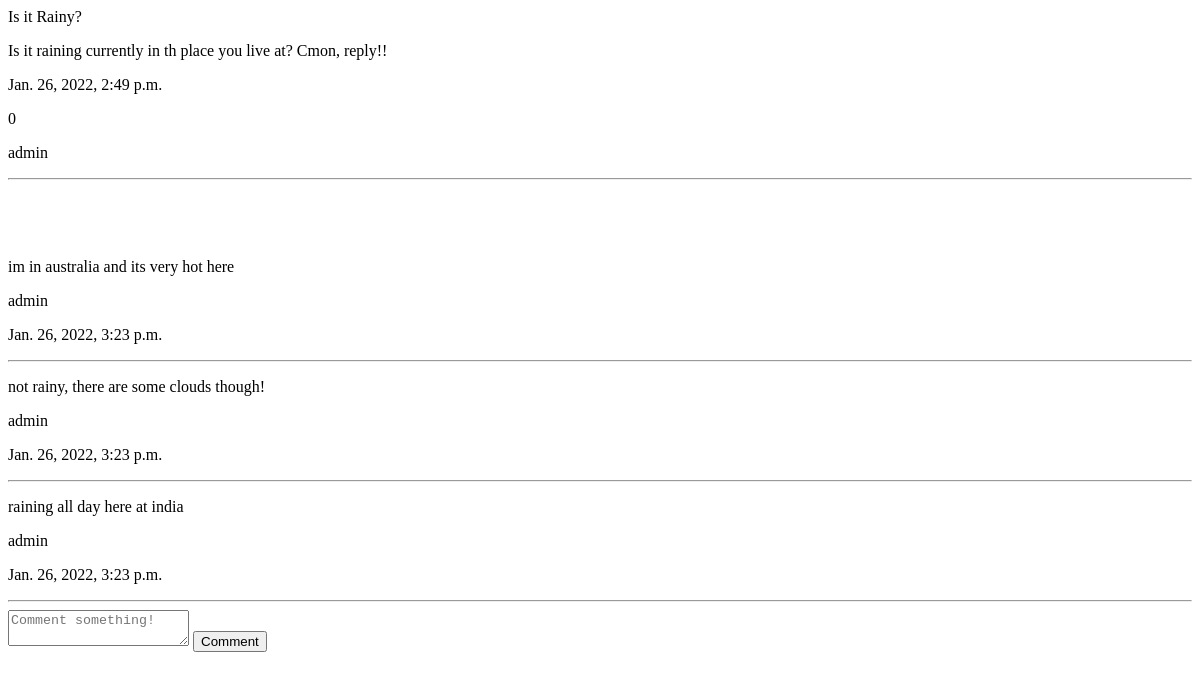
/reddit/post/9/, run on an earlier commit of the app's database.
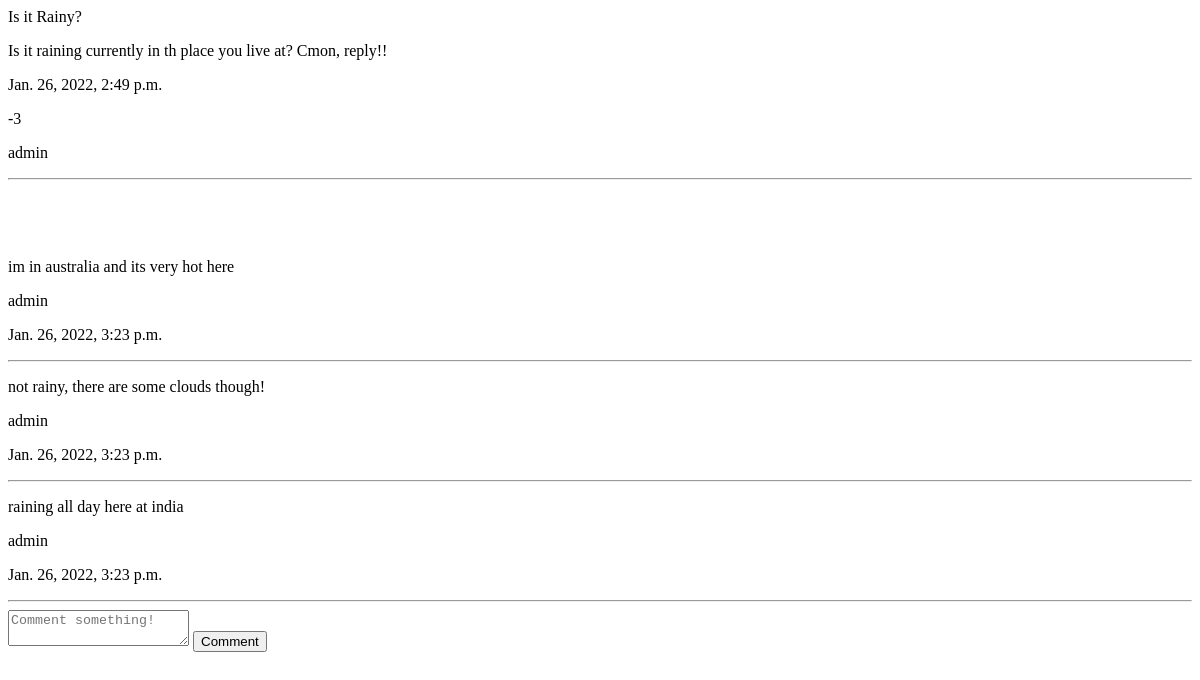
And on a later commit of the database.
### reddit_app/models.py (models this page shows, shortened)
class Post(models.Model):
    title = models.CharField(max_length=200)
    text = models.TextField()
    votes = models.IntegerField(default=0)
    created_at = models.DateTimeField(auto_now_add=True)
    author = models.ForeignKey(User, on_delete=models.CASCADE)

### reddit_app/views.py (the view)
# urls.py: path("post/<int:post_id>/", views.single_post, name="single_post"),
def single_post(request, post_id):
    post = get_object_or_404(Post, id=post_id)
    comments = post.comment_set.all()
    return render(request, "reddit_app/single_post.html", {'post':post, 'comments':comments})

### templates/reddit_app/single_post.html (shortened to what this page needs)
<div>
            <p> {{ post.title }} </p>
            <p> {{ post.text }} </p>
            <p> {{ post.created_at }} </p>
            <p> {{ post.votes }} </p>
            <p> {{ post.author }} </p>
</div>
<hr><br><br><br>
<div>
    {% if comments.count %}
        {% for comment in comments %}
            <p>{{comment.text}}</p>
            <p>{{comment.author}}</p>
            <p>{{comment.created_at}}</p>
            <hr>
        {% endfor %}
    {% else %}
        <p>Be the first to comment!</p>
    {% endif %}
</div>
<div>
    <form method="POST" action="{% url 'reddit_app:comment' post.id %}">
        <textarea name="comment_text" placeholder="Comment something!"></textarea>
        <button type="submit">Comment</button>
    </form>
</div>

What changed in the data, as far as the page shows it:
changed Post "Is it Rainy?": votes "0" → "-3"
